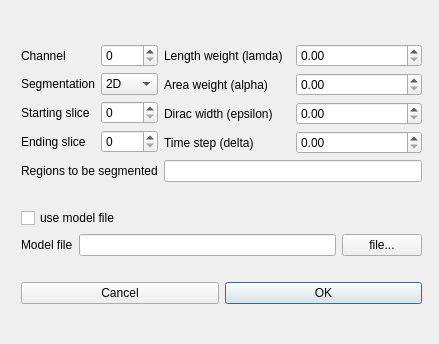
<ui version="4.0" >
 <class>Dialog_levelset_para</class>
 <widget class="QDialog" name="Dialog_levelset_para" >
  <property name="geometry" >
   <rect>
    <x>0</x>
    <y>0</y>
    <width>439</width>
    <height>344</height>
   </rect>
  </property>
  <property name="windowTitle" >
   <string>Define levelset parameters</string>
  </property>
  <widget class="QWidget" name="" >
   <property name="geometry" >
    <rect>
     <x>21</x>
     <y>24</y>
     <width>401</width>
     <height>300</height>
    </rect>
   </property>
   <layout class="QVBoxLayout" name="verticalLayout_2" >
    <item>
     <layout class="QGridLayout" name="gridLayout_3" >
      <item row="0" column="0" >
       <layout class="QGridLayout" name="gridLayout_2" >
        <item row="0" column="0" >
         <widget class="QLabel" name="label" >
          <property name="text" >
           <string>Channel</string>
          </property>
         </widget>
        </item>
        <item row="0" column="1" >
         <widget class="QSpinBox" name="spinBox_Channel" />
        </item>
        <item row="1" column="0" >
         <widget class="QLabel" name="label_2" >
          <property name="text" >
           <string>Segmentation</string>
          </property>
         </widget>
        </item>
        <item row="1" column="1" >
         <widget class="QComboBox" name="comboBox_Dimension" >
          <item>
           <property name="text" >
            <string>2D</string>
           </property>
          </item>
          <item>
           <property name="text" >
            <string>3D</string>
           </property>
          </item>
         </widget>
        </item>
        <item row="2" column="0" >
         <widget class="QLabel" name="label_3" >
          <property name="text" >
           <string>Starting slice</string>
          </property>
         </widget>
        </item>
        <item row="2" column="1" >
         <widget class="QSpinBox" name="spinBox_StartSlice" />
        </item>
        <item row="3" column="0" >
         <widget class="QLabel" name="label_4" >
          <property name="text" >
           <string>Ending slice</string>
          </property>
         </widget>
        </item>
        <item row="3" column="1" >
         <widget class="QSpinBox" name="spinBox_EndSlice" />
        </item>
       </layout>
      </item>
      <item row="0" column="1" >
       <layout class="QGridLayout" name="gridLayout" >
        <item row="0" column="0" >
         <widget class="QLabel" name="label_8" >
          <property name="text" >
           <string>Length weight (lamda)</string>
          </property>
         </widget>
        </item>
        <item row="0" column="1" >
         <widget class="QDoubleSpinBox" name="doubleSpinBox_lamda" />
        </item>
        <item row="2" column="0" >
         <widget class="QLabel" name="label_9" >
          <property name="text" >
           <string>Area weight (alpha)</string>
          </property>
         </widget>
        </item>
        <item row="2" column="1" >
         <widget class="QDoubleSpinBox" name="doubleSpinBox_alpha" />
        </item>
        <item row="3" column="0" >
         <widget class="QLabel" name="label_10" >
          <property name="text" >
           <string>Dirac width (epsilon)</string>
          </property>
         </widget>
        </item>
        <item row="3" column="1" >
         <widget class="QDoubleSpinBox" name="doubleSpinBox_epsilon" />
        </item>
        <item row="4" column="0" >
         <widget class="QLabel" name="label_11" >
          <property name="text" >
           <string>Time step (delta)</string>
          </property>
         </widget>
        </item>
        <item row="4" column="1" >
         <widget class="QDoubleSpinBox" name="doubleSpinBox_delta" />
        </item>
       </layout>
      </item>
      <item row="1" column="0" >
       <widget class="QLabel" name="label_7" >
        <property name="text" >
         <string>Regions to be segmented</string>
        </property>
       </widget>
      </item>
      <item row="1" column="1" >
       <widget class="QLineEdit" name="lineEdit_regions" />
      </item>
     </layout>
    </item>
    <item>
     <layout class="QVBoxLayout" name="verticalLayout" >
      <item>
       <widget class="QCheckBox" name="checkBox_usemodel" >
        <property name="text" >
         <string>use model file</string>
        </property>
       </widget>
      </item>
      <item>
       <layout class="QHBoxLayout" name="horizontalLayout" >
        <item>
         <widget class="QLabel" name="label_6" >
          <property name="text" >
           <string>Model file</string>
          </property>
         </widget>
        </item>
        <item>
         <widget class="QLineEdit" name="lineEdit_ModelFilename" />
        </item>
        <item>
         <widget class="QPushButton" name="pushButton_file" >
          <property name="text" >
           <string>file...</string>
          </property>
         </widget>
        </item>
       </layout>
      </item>
     </layout>
    </item>
    <item>
     <layout class="QHBoxLayout" name="horizontalLayout_3" >
      <item>
       <widget class="QPushButton" name="pushButton_cancel" >
        <property name="text" >
         <string>Cancel</string>
        </property>
       </widget>
      </item>
      <item>
       <widget class="QPushButton" name="pushButton_ok" >
        <property name="text" >
         <string>OK</string>
        </property>
        <property name="default" >
         <bool>true</bool>
        </property>
       </widget>
      </item>
     </layout>
    </item>
   </layout>
  </widget>
 </widget>
 <resources/>
 <connections/>
</ui>
